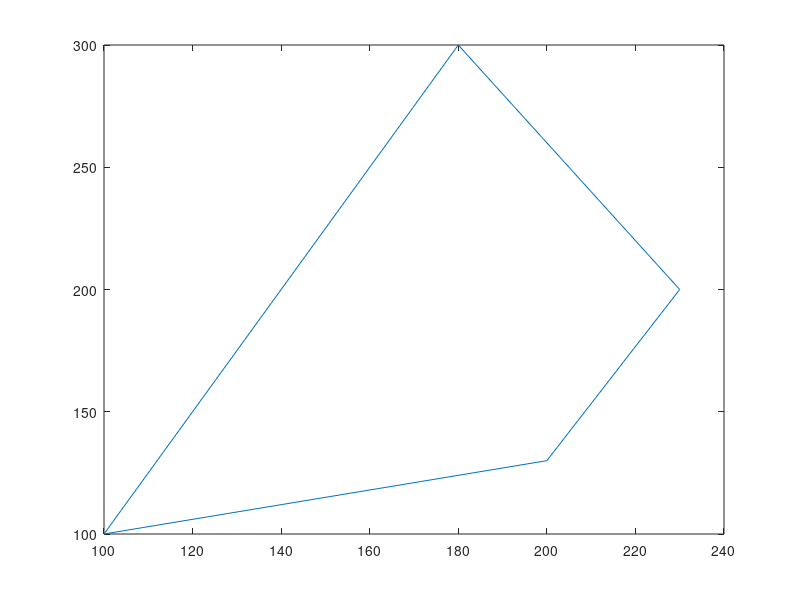

Recreate this plot in MATLAB. (Note: this script raises an error after producing the figure.)
%%
addpath('D:\\projects\\WavesCNR\\matlab\\dynamic\\dual_quaternions');
close all;
clear;
%%

C = [100 200 230 180;
     100 130 200 300]

hc = figure
Cplot = [C C(:,1)];
plot( Cplot(1,:),Cplot(2,:) )


%%
Rp = [1    1  0;
      2   1.3  0
      2.3   2  0
      1.8   3  0];
  
nrays = size( Rp, 1);
Rk =  [ 1 2 7];
Rv = repmat(Rk,nrays,1) - Rp;
for ii=1:nrays
    Rv(ii,:)=Rv(ii,:)/norm(Rv(ii,:));
end 
Rp(:,1) = Rp(:,1)*1.3;


%%
% render all rays
hlerp = figure;
for ii=1:nrays
    render_ray(Rp(ii,:),Rv(ii,:),1.5,'b');
end
grid on
hold on
axis equal
view(-21,72);    
Rpinit = mean( Rp );
Rvinit = mean( Rv ); Rvinit = Rvinit/norm(Rvinit);
dq_init = ray_to_dquat( Rpinit', Rvinit' );
    
while true
    figure(hc)
    [x y]=ginput(1);
    w = compute_weights(C,[x;y],1)
    figure( hlerp )
    
    %w=[1 1 1];
    %w=w/norm(w);  

    % Find all transforms
    dquats = zeros(8,nrays);
    for ii=1:nrays
        dquats(:,ii)=rays_min_transform( [Rpinit;Rp(ii,:)], [Rvinit;Rv(ii,:)] );
        
        dqa = ray_to_dquat( Rp(ii,:)', Rv(ii,:)' );
        for t=linspace(0,1,10);            
            render_frame( dquat_geodesic( dq_init, dquat_mult( dquats(:,ii), dq_init), t ), 0.2, 1.0 );
        end
    end

    % Interpolate
    dq_interp = dquat_mult( dquat_DIB(dquats,w,30), dq_init);
        
    [Rpi, Rvi] = dquat_to_ray(dq_interp);
        
    if exist('hlerpray','var')==1
        %delete(hlerpray)
        clear hlerpray
    end
        
    hlerpray = render_ray(Rpi',Rvi',2.0,'r');
    %hlerpray =render_frame(dq_interp,0.2,2.0);    
    drawnow
end

%%
%{
Re = cross(Rv,Rp);
midpoint = rays_intersec(Rv,Re);
scatter3( midpoint(1), midpoint(2), midpoint(3) );


pt_ra = Rp(1,:) + Rv(1,:)*dot( midpoint-Rp(1,:)', Rv(1,:));
pt_rb = Rp(2,:) + Rv(2,:)*dot( midpoint-Rp(2,:)', Rv(2,:));
scatter3( pt_ra(1), pt_ra(2), pt_ra(3) );
scatter3( pt_rb(1), pt_rb(2), pt_rb(3) );


vaxis = pt_rb-pt_ra; vaxis=-vaxis'/norm(vaxis);
RT_ra = [ Rv(1,:)' , vaxis , cross(Rv(1,:)',vaxis) ,  pt_ra';
             0         0                0               1 ];

dquat_ra = dquat_from_RT(RT_ra);

RT_rb = [ Rv(2,:)' , vaxis , cross(Rv(2,:)',vaxis) ,  pt_rb';
             0         0                0               1 ];
          
dquat_rb = dquat_from_RT(RT_rb);         


render_frame(dquat_ra,0.2,2.0);
render_frame(dquat_rb,0.2,2.0);


quat_a2b = dquat_mult( dquat_rb, dquat_invert(dquat_ra) );

for t=linspace(0,1,20)
    render_frame(dquat_geodesic(dquat_ra,dquat_mult(quat_a2b,dquat_ra),t),0.2,1.0);
end




RT_ra = [ Rv(1,:)' , vaxis , cross(Rv(1,:)',vaxis) ,  (pt_ra + Rv(1,:))';
             0         0                0               1 ];

dquat_ra = dquat_from_RT(RT_ra);

for t=linspace(0,1,20)
    render_frame(dquat_geodesic(dquat_ra,dquat_mult(quat_a2b,dquat_ra),t),0.2,1.0);
end
%}